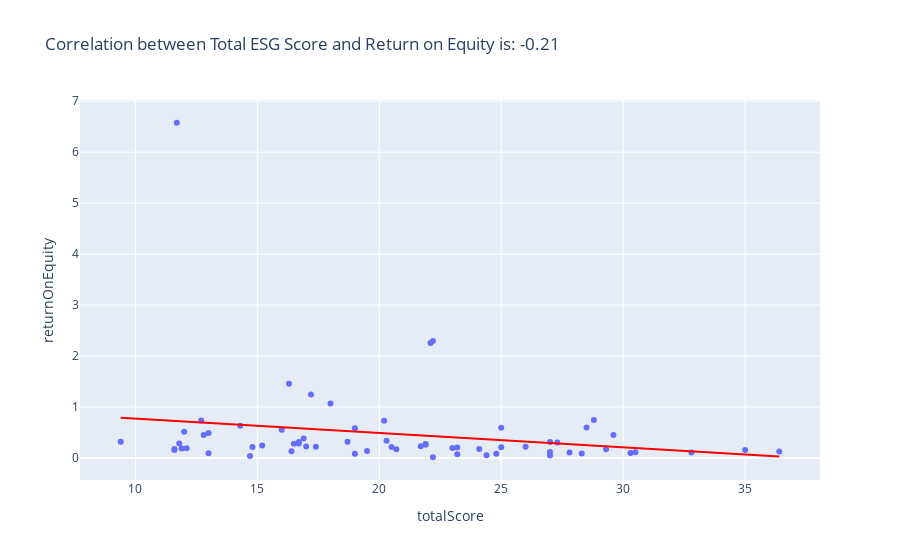

This figure's notebook cell:
### Code cell
corr_value = esg_info_df["totalScore"].corr(esg_info_df["returnOnEquity"])

fig = px.scatter(
    data_frame=esg_info_df,
    x="totalScore",
    y="returnOnEquity",
#     marginal_x="histogram",
#     marginal_y="histogram",
    trendline="ols",
    trendline_color_override="red",
    title=f"Correlation between Total ESG Score and Return on Equity is: {corr_value:.2f}",
)

fig.show()

### Figure 1 — Plotly figure (JSON) as saved in the notebook; plotly's stock layout.template omitted (floating-point values rounded to 4 significant figures)
{"data": [{"hovertemplate": "totalScore=%{x}<br>returnOnEquity=%{y}<extra></extra>", "legendgroup": "", "marker": {"color": "#636efa", "symbol": "circle"}, "mode": "markers", "name": "", "orientation": "v", "showlegend": false, "type": "scatter", "x": [17, 13, 27, 16.3, 12.8, 16.7, 11.8, 24.4, 16, 17.2, 16.4, 27.8, 11.6, 9.4, 22.2, 14.8, 29.6, 15.2, 16.5, 32.8, 21.9, 29.3, 30.5, 17.4, 11.6, 12, 22.1, 14.7, 20.2, 23.2, 28.8, 20.7, 27, 27.3, 18.7, 20.5, 25, 28.5, 27, 36.4, 30.3, 18, 21.7, 16.9, 19.5, 11.7, 19, 26, 12.1, 28.3, 21.9, 35, 12.7, 19, 25, 20.3, 23, 16.7, 24.1, 11.9, 13, 23.2, 14.3, 22.2, 24.8], "xaxis": "x", "y": [0.2252, 0.4905, 0.1178, 1.456, 0.4483, 0.3117, 0.2819, 0.05409, 0.5541, 1.247, 0.13, 0.1093, 0.1583, 0.3195, 0.01368, 0.2141, 0.451, 0.2449, 0.2793, 0.1075, 0.2604, 0.1686, 0.1105, 0.2198, 0.1763, 0.5159, 2.257, 0.04048, 0.7303, 0.07253, 0.7431, 0.1697, 0.04705, 0.3041, 0.3203, 0.2138, 0.2077, 0.596, 0.3109, 0.1264, 0.09682, 1.067, 0.2272, 0.3802, 0.1384, 6.578, 0.585, 0.2186, 0.1898, 0.08819, 0.2737, 0.1559, 0.7342, 0.08315, 0.5937, 0.3361, 0.1948, 0.2845, 0.1758, 0.1864, 0.09442, 0.2056, 0.6322, 2.296, 0.08428], "yaxis": "y"}, {"hovertemplate": "<b>OLS trendline</b><br>returnOnEquity = -0.0281842 * totalScore + 1.05425<br>R<sup>2</sup>=0.042984<br><br>totalScore=%{x}<br>returnOnEquity=%{y} <b>(trend)</b><extra></extra>", "legendgroup": "", "line": {"color": "red"}, "marker": {"color": "#636efa", "symbol": "circle"}, "mode": "lines", "name": "", "showlegend": false, "type": "scatter", "x": [9.4, 11.6, 11.6, 11.7, 11.8, 11.9, 12, 12.1, 12.7, 12.8, 13, 13, 14.3, 14.7, 14.8, 15.2, 16, 16.3, 16.4, 16.5, 16.7, 16.7, 16.9, 17, 17.2, 17.4, 18, 18.7, 19, 19, 19.5, 20.2, 20.3, 20.5, 20.7, 21.7, 21.9, 21.9, 22.1, 22.2, 22.2, 23, 23.2, 23.2, 24.1, 24.4, 24.8, 25, 25, 26, 27, 27, 27, 27.3, 27.8, 28.3, 28.5, 28.8, 29.3, 29.6, 30.3, 30.5, 32.8, 35, 36.4], "xaxis": "x", "y": [0.7893, 0.7273, 0.7273, 0.7245, 0.7217, 0.7189, 0.716, 0.7132, 0.6963, 0.6935, 0.6879, 0.6879, 0.6512, 0.6399, 0.6371, 0.6258, 0.6033, 0.5948, 0.592, 0.5892, 0.5836, 0.5836, 0.5779, 0.5751, 0.5695, 0.5638, 0.5469, 0.5272, 0.5187, 0.5187, 0.5047, 0.4849, 0.4821, 0.4765, 0.4708, 0.4427, 0.437, 0.437, 0.4314, 0.4286, 0.4286, 0.406, 0.4004, 0.4004, 0.375, 0.3666, 0.3553, 0.3496, 0.3496, 0.3215, 0.2933, 0.2933, 0.2933, 0.2848, 0.2707, 0.2566, 0.251, 0.2425, 0.2285, 0.22, 0.2003, 0.1946, 0.1298, 0.0678, 0.02834], "yaxis": "y"}], "layout": {"legend": {"tracegroupgap": 0}, "title": {"text": "Correlation between Total ESG Score and Return on Equity is: -0.21"}, "xaxis": {"anchor": "y", "domain": [0, 1], "title": {"text": "totalScore"}}, "yaxis": {"anchor": "x", "domain": [0, 1], "title": {"text": "returnOnEquity"}}}}
